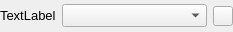
<?xml version="1.0" encoding="UTF-8"?>
<ui version="4.0">
 <class>QcvAlgoParamEnumWidget</class>
 <widget class="QWidget" name="QcvAlgoParamEnumWidget">
  <property name="geometry">
   <rect>
    <x>0</x>
    <y>0</y>
    <width>233</width>
    <height>32</height>
   </rect>
  </property>
  <property name="sizePolicy">
   <sizepolicy hsizetype="Minimum" vsizetype="Minimum">
    <horstretch>0</horstretch>
    <verstretch>0</verstretch>
   </sizepolicy>
  </property>
  <property name="windowTitle">
   <string>Form</string>
  </property>
  <layout class="QHBoxLayout" name="horizontalLayout">
   <property name="margin">
    <number>0</number>
   </property>
   <item alignment="Qt::AlignLeft|Qt::AlignVCenter">
    <widget class="QLabel" name="label">
     <property name="sizePolicy">
      <sizepolicy hsizetype="Minimum" vsizetype="Minimum">
       <horstretch>0</horstretch>
       <verstretch>0</verstretch>
      </sizepolicy>
     </property>
     <property name="font">
      <font>
       <pointsize>10</pointsize>
      </font>
     </property>
     <property name="text">
      <string>TextLabel</string>
     </property>
    </widget>
   </item>
   <item alignment="Qt::AlignVCenter">
    <widget class="QComboBox" name="comboBox">
     <property name="sizePolicy">
      <sizepolicy hsizetype="Expanding" vsizetype="Minimum">
       <horstretch>0</horstretch>
       <verstretch>0</verstretch>
      </sizepolicy>
     </property>
     <property name="font">
      <font>
       <pointsize>10</pointsize>
      </font>
     </property>
    </widget>
   </item>
   <item alignment="Qt::AlignRight|Qt::AlignVCenter">
    <widget class="QPushButton" name="resetButton">
     <property name="sizePolicy">
      <sizepolicy hsizetype="Fixed" vsizetype="Fixed">
       <horstretch>0</horstretch>
       <verstretch>0</verstretch>
      </sizepolicy>
     </property>
     <property name="maximumSize">
      <size>
       <width>20</width>
       <height>20</height>
      </size>
     </property>
     <property name="font">
      <font>
       <pointsize>10</pointsize>
      </font>
     </property>
     <property name="text">
      <string notr="true"/>
     </property>
     <property name="icon">
      <iconset resource="../resources.qrc">
       <normaloff>:/icons/icons/rotate-16.png</normaloff>:/icons/icons/rotate-16.png</iconset>
     </property>
     <property name="shortcut">
      <string notr="true"/>
     </property>
     <property name="autoDefault">
      <bool>false</bool>
     </property>
     <property name="default">
      <bool>false</bool>
     </property>
     <property name="flat">
      <bool>false</bool>
     </property>
    </widget>
   </item>
  </layout>
 </widget>
 <resources>
  <include location="../resources.qrc"/>
 </resources>
 <connections/>
</ui>
